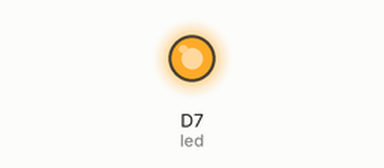
The sketch below on a simulated ESP8266 (NodeMCU). On the bench: output pins drawn as LEDs (lit = HIGH).

Above: at 0.5 s.
At 22.6 s:
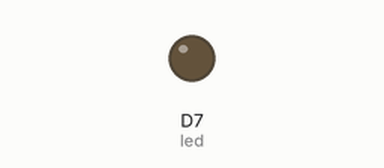
Timing chart, 0 to 23.8 s (numbered marks = the images above):
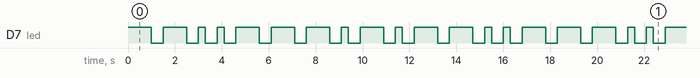

Measured:
- by itself, D7 (led): moves between LOW and HIGH, repeating every 18.3 s
- by itself, everything shown: repeats every 18.3 s, in 30 steps

The sketch:

blink-an-led.ino
```cpp
int led = D7;

void longblink() {

  digitalWrite(led, HIGH);
  delay(1000);
  digitalWrite(led, LOW);
  delay(500);

}

void shortblink() {

  digitalWrite(led, HIGH);
  delay(300);
  digitalWrite(led, LOW);
  delay(500);

}


void setup() {

  pinMode(led, OUTPUT);

}

void loop() {

  //G
  longblink();
  longblink();
  shortblink();

  //E
  shortblink();

  //O
  longblink();
  longblink();
  longblink();

  //R
  shortblink();
  longblink();
  shortblink();

  //G
  longblink();
  longblink();
  shortblink();

  //A
  shortblink();
  longblink();
}
```
